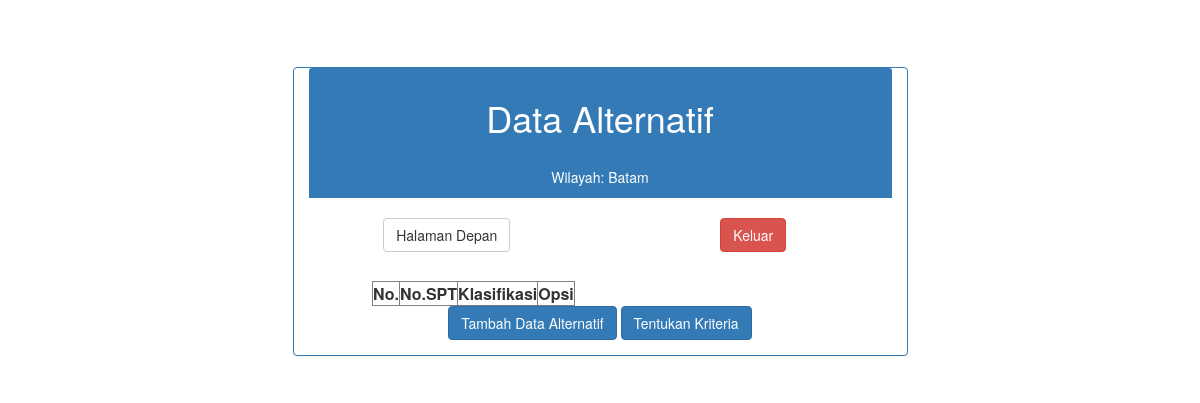
/data_alternatif.php?id=13 (signed in), run on an earlier commit of the app's database.
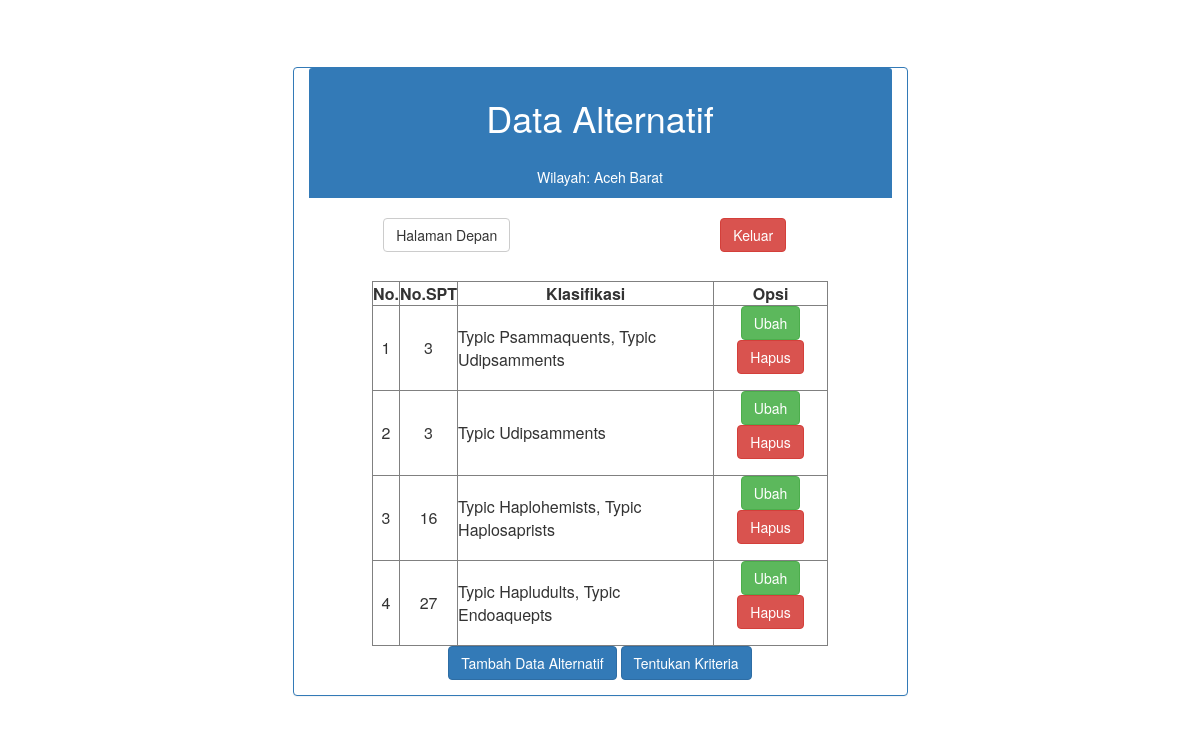
And on a later commit of the database.
### tables this page shows
CREATE TABLE IF NOT EXISTS `alternatif` (
  `id_alternatif` int(5) NOT NULL AUTO_INCREMENT,
  `id_wilayah` int(5) NOT NULL,
  `no_spt` int(5) NOT NULL,
  `klasifikasi` varchar(100) NOT NULL,
  PRIMARY KEY (`id_alternatif`)
);

### data_alternatif.php (the view, shortened to what this page needs)
<?php
	if(isset($_GET['id'])){
		$id_wilayah = $_GET['id'];
	} else {
		$id_wilayah = $_SESSION['id_wilayah'];
	}
	$tampil_alternatif = "SELECT * FROM `alternatif` WHERE `id_wilayah` = ".$id_wilayah;
	$tampil_query = mysql_query($tampil_alternatif);
?>
<html>
<head>
<link rel="stylesheet" href="bootstrap/dist/css/bootstrap.min.css">
<link rel="stylesheet" type="text/css" href="bootstrap/datatables/jquery.dataTables.css">
</head>
<body>
	<div class="row" style="margin-top: 50pt">
		<div class="col-sm-offset-3 col-sm-6 panel panel-primary" style="text-align: center">
			<div class="panel-heading">
				<h1>Data Alternatif</h1><br>
				Wilayah: <?php echo $_SESSION['nama_wilayah']?>
			</div><br>
			<div class="row">
				<div class="col-sm-6">
					<a role="button" class="btn btn-default" href="index.php">Halaman Depan</a>
				</div>
				<div class="col-sm-6">
					<a role="button" class="btn btn-danger" href="logout.php">Keluar</a>
				</div>
			</div>
			<div class="panel-body">
				<div class="row" style="margin-top: 10pt">
					<div class="col-sm-offset-1 col-sm-10" style="text-align: center">
						<table border="1" cellpadding="5" cellspacing="5" id="tabel_alternatif" class="display">
							<thead>
								<tr>
									<th style="text-align: center;">No.</th>
									<th style="text-align: center;">No.SPT</th>
									<th style="text-align: center;">Klasifikasi</th>
									<th style="text-align: center;">Opsi</th>
								</tr>
							</thead>
							<tbody>
<?php
	$nomor = 1;
	while($tampil_hasil = mysql_fetch_array($tampil_query))
	{
		$no_spt = $tampil_hasil['no_spt'];
		$klasifikasi = $tampil_hasil['klasifikasi'];
		$id = $tampil_hasil['id_alternatif'];
				echo"<tr>
						<td style=\"text-align: center;\">$nomor</td>
						<td style=\"text-align: center;\">$no_spt</td>
						<td>$klasifikasi</td>
						<td style=\"text-align: center;\">
							<form method=\"POST\" action=\"aksi_alternatif.php?id=$id\"><input type=\"hidden\" value=\"$id\" name=\"id\">
							<button type=\"submit\" name=\"aksi\" class=\"btn btn-success\" value=\"edit\">Ubah</button> <button type=\"submit\" name=\"aksi\" class=\"btn btn-danger\" value=\"hapus\">Hapus</button></td>
							</form>
						</td>
					</tr>";
		$nomor++;
	}
?>
							</tbody>
						</table>
						<a role="button" class="btn btn-primary" href="tambah_data_alternatif.php">Tambah Data Alternatif</a>
						<a role="button" class="btn btn-primary" href="data_kriteria.php">Tentukan Kriteria</a>
						</div>
					</div>
				</div>
			</div>
		</div>
</body>
</html>

What changed in the data, as far as the page shows it:
added alternatif: no_spt "3", klasifikasi "Typic Psammaquents, Typic Udipsamments"
added alternatif: no_spt "3", klasifikasi "Typic Udipsamments"
added alternatif: no_spt "16", klasifikasi "Typic Haplohemists, Typic Haplosaprists"
added alternatif: no_spt "27", klasifikasi "Typic Hapludults, Typic Endoaquepts"
Also different on the page:
$_SESSION['nama_wilayah']: "Batam" → "Aceh Barat"
